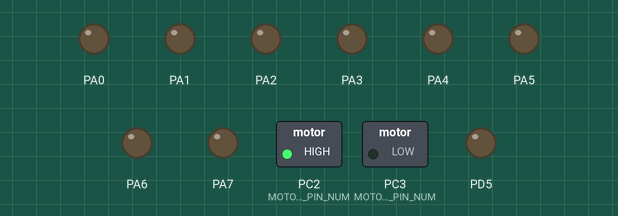
The program below on a simulated ATmega16, built with avr-gcc and emulated at 1 MHz. On the bench: switched loads named in the program (green lamp = pin HIGH), output pins drawn as LEDs (lit = HIGH). At 20.0 s the program stops and its outputs stay as they are.

Above: at 0.1 s.
At 10.0 s:
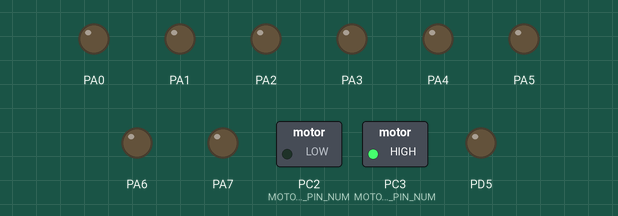
At 20.0 s:
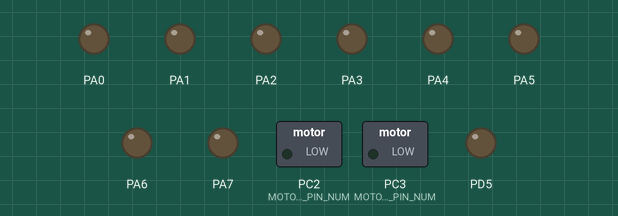
Timing chart, 0 to 21.5 s (numbered marks = the images above):
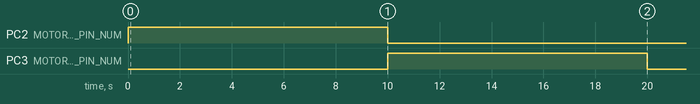

The program:

main.c
```c
/*
 * Timer.c
 *
 * Created: 4/23/2015 10:55:11 AM
 *  Author: Hossam
 */

#include "timer.h"
#include "motor.h"

int main(void)
{
	MOTOR_init();
	DDRA = 0xFF;
	PORTA = 0x00;

	sei(); // global interrupt enable
	//TIMER0_init('r', 2);
	TIMER1_init(1024, 10);
	MOTOR_clockWise();

    while(1)
    {

    }
}

ISR(TIMER1_COMPA_vect)
{
	if (MOTOR_status() == MOTOR_CLOCK_WISE)
	{
		MOTOR_antiClockWise();
	}
	else if (MOTOR_status() == MOTOR_ANTI_CLOCK_WISE)
	{
		MOTOR_setOFF();
		TIMER1_init(0,10);
	}
	/*if (PINA == 0)
	{
		PORTA = 0xFF;
	}
	else
		PORTA = 0x00;*/
}
/*
ISR(TIMER0_COMP_vect)
{
	if (PINA == 0)
	{
		PORTA = 0xFF;
	}
	else
		PORTA = 0x00;
}
*/
/*
int main(void)
{
	MOTOR_init();

	while(1)
	{
		MOTOR_clockWise();
		_delay_ms(1000);
		MOTOR_antiClockWise();
		_delay_ms(1000);
		MOTOR_setOFF();
		_delay_ms(1000);
	}
}
*/
```

macros.h
```c
/* -----------------------------------------------------------------------------------------------------
[FILE NAME]: 	< macros.h >
[AUTHOR]: 		< Hossam Sayed Dessouky >
[DATE CREATED]: < 11/1/2015 >
[DESCRIPTION]: 	< This file contains the macros that the program will use to set a bit direction or
				  output, and check for its value >
----------------------------------------------------------------------------------------------------- */


#ifndef MACROS_H_
#define MACROS_H_

/*---------------------------------- Definitions and configurations ----------------------------------*/

/* -----------------------------------------------------------------------------------------------------
[Macro Name] : 	SET_BIT
[Description] : This macro is responsible for setting a bin direction as output , or setting a bits value as logic high.
[Args] :
[in] 			REG 	: The register that contains the bin.
				BITNUM	: The number of the bin that is needed to be set.
----------------------------------------------------------------------------------------------------- */
#define SET_BIT( REG , BIT_NUM ) ( REG = REG | (1<<BIT_NUM) )

/* -----------------------------------------------------------------------------------------------------
[Macro Name] : 	CLEAR_BIT
[Description] : This macro is responsible for setting a bin direction as input, or setting a bits value as logic low.
[Args] :
[in] 			REG 	: The register that contains the bin.
				BITNUM	: The number of the bin that is needed to be cleared.
----------------------------------------------------------------------------------------------------- */
#define CLEAR_BIT( REG , BIT_NUM ) ( REG = REG & (~(1<<BIT_NUM)) )

/* -----------------------------------------------------------------------------------------------------
[Macro Name] : 	BIT_IS_SET
[Description] : This macro is responsible for checking if a bit is set in any register and return true if yes.
[Args] :
[in] 			REG 	: The register that contains the bin.
				BITNUM	: The number of the bin that is needed to be checked.
[Returns] :		This shall return true if the bit in the register is set and false if the bit is clear.
----------------------------------------------------------------------------------------------------- */
#define BIT_IS_SET( REG , BIT_NUM ) ( REG & (1<<BIT_NUM) )

/* -----------------------------------------------------------------------------------------------------
[Macro Name] : 	BIT_IS_CLEAR
[Description] : This macro is responsible for checking if a bit is clear in any register and return true if yes.
[Args] :
[in] 			REG 	: The register that contains the bin.
				BITNUM	: The number of the bin that is needed to be checked.
[Returns] :		This shall return true if the bit in the register is clear and false if the bit is set.
----------------------------------------------------------------------------------------------------- */
#define BIT_IS_CLEAR( REG , BIT_NUM ) ( !(REG & (1<<BIT_NUM)) )

#endif /* MACROS_H_ */

/*----------------------------------------------------------------------------------------------------*/
```

motor.c
```c
/*
 * motor.c
 *
 * Created: 4/24/2015 9:50:54 AM
 *  Author: Hossam
 */

/*--------------------------------------------- INCLUDES ---------------------------------------------*/

#include "motor.h"

/*----------------------------------------- Global Variables -----------------------------------------*/

static DioConfig g_s_leftMotorConfig;
static DioConfig g_s_rightMotorConfig;

/*------------------------------------- FUNCTION Definitions -----------------------------------------*/

static void MOTOR_configurations(void)
{
	g_s_leftMotorConfig.port		= MOTOR_LEFT_PORT;
	g_s_rightMotorConfig.port		= MOTOR_RIGHT_PORT;

	g_s_leftMotorConfig.pinNum		= MOTOR_LEFT_PIN_NUM;
	g_s_rightMotorConfig.pinNum		= MOTOR_RIGHT_PIN_NUM;

	g_s_leftMotorConfig.direction	= OUTPUT;
	g_s_rightMotorConfig.direction	= OUTPUT;

	g_s_leftMotorConfig.value		= MOTOR_OFF;
	g_s_rightMotorConfig.value		= MOTOR_OFF;
}

void MOTOR_init(void)
{
	MOTOR_configurations();

	DIO_setDirection(& g_s_leftMotorConfig);
	DIO_setDirection(& g_s_rightMotorConfig);

	DIO_writePin(& g_s_leftMotorConfig);
	DIO_writePin(& g_s_rightMotorConfig);
}

void MOTOR_setOFF(void)
{
	g_s_leftMotorConfig.value =	MOTOR_OFF;
	g_s_rightMotorConfig.value = MOTOR_OFF;

	DIO_writePin(& g_s_leftMotorConfig);
	DIO_writePin(& g_s_rightMotorConfig);
}

void MOTOR_clockWise(void)
{
	g_s_leftMotorConfig.value =	MOTOR_ON;
	g_s_rightMotorConfig.value = MOTOR_OFF;

	DIO_writePin(& g_s_leftMotorConfig);
	DIO_writePin(& g_s_rightMotorConfig);
}

void MOTOR_antiClockWise(void)
{
	g_s_leftMotorConfig.value =	MOTOR_OFF;
	g_s_rightMotorConfig.value = MOTOR_ON;

	DIO_writePin(& g_s_leftMotorConfig);
	DIO_writePin(& g_s_rightMotorConfig);
}

uint8 MOTOR_status(void)
{
	if (g_s_leftMotorConfig.value)
	{
		return MOTOR_CLOCK_WISE;
	}
	else if (g_s_rightMotorConfig.value)
	{
		return MOTOR_ANTI_CLOCK_WISE;
	}
	else
		return MOTOR_OFF;
}
```

motor.h
```c
/* -----------------------------------------------------------------------------------------------------
[FILE NAME]: 	< motor.h >
[AUTHOR]: 		< Hossam Sayed Dessouky >
[DATE CREATED]: < /4/2015 >
[DESCRIPTION]: 	<  >
----------------------------------------------------------------------------------------------------- */

#ifndef MOTOR_H_
#define MOTOR_H_

/*--------------------------------------------- INCLUDES ---------------------------------------------*/

#include "dio.h"

/*---------------------------------- Definitions and configurations ----------------------------------*/

#define MOTOR_OFF 0
#define MOTOR_ON 1

#define MOTOR_CLOCK_WISE 2
#define MOTOR_ANTI_CLOCK_WISE 3

#define MOTOR_LEFT_PORT 'C'
#define MOTOR_RIGHT_PORT 'C'

#define MOTOR_LEFT_PIN_NUM 2
#define MOTOR_RIGHT_PIN_NUM 3

/*--------------------------------------- FUNCTION DECLARATIONS --------------------------------------*/

void MOTOR_init(void);

void MOTOR_setOFF(void);

void MOTOR_clockWise(void);

void MOTOR_antiClockWise(void);

uint8 MOTOR_status(void);

#endif /* MOTOR_H_ */
```

timer.c
```c
/* -----------------------------------------------------------------------------------------------------
[FILE NAME]: 	< timer.c >
[AUTHOR]: 		< Hossam Sayed Dessouky >
[DATE CREATED]: < 23/4/2015 >
[DESCRIPTION]: 	< Timer Module >
----------------------------------------------------------------------------------------------------- */

/*--------------------------------------------- INCLUDES ---------------------------------------------*/

#include "timer.h"

/*------------------------------------- FUNCTION Definitions -----------------------------------------*/

/* -----------------------------------------------------------------------------------------------------
[Function Name] : TIMER0_init
[Description]   : This function is responsible for :	1. Initialize Timer0 HW Driver to run in CTC Mode
 													    2. Set the Compare Register Value to generate interrupt every Tick_Time ms.
[Args]		    : uint16 a_prescaler, uint8 a_compare
[Returns] 		: This return shall indicate void
----------------------------------------------------------------------------------------------------- */
void TIMER0_init(uint16 a_prescaler, uint8 a_compare)
{

	#if (TIMER0_TYPE == NORMAL)
		TCCR0 |= (1<<FOC0); /*  non-PWM mode Force Output Compare */
		TCCR0 &= ~(1<<WGM01 | 1<<WGM00); /* Normal mode operation */
	#elif (TIMER0_TYPE == PWM)
		TCCR0 &= ~(1<<FOC0 | 1<<WGM01); /* operating in PWM mode, PWM, Phase Correct */
		TCCR0 |= (1<<WGM00);
	#elif (TIMER0_TYPE == CTC)
		TCCR0 |= (1<<FOC0 | 1<<WGM01); /* non-PWM mode, CTC */
		TCCR0 &= ~(1<<WGM00);
	#elif (TIMER0_TYPE == FAST_PWM)
		TCCR0 &= ~(1<<FOC0); /* operating in PWM mode */
		TCCR0 |= (1<<WGM01 | 1<<WGM00); /* Fast PWM */
	#endif

	TCCR0 &= ~(1<<COM01 | 1<<COM00); /* Normal port operation, OC0 disconnected */

	switch(a_prescaler)
	{
		case 1:
			TCCR0 &= ~(1<<CS02 | 1<<CS01); /* clk/256 (From prescaler) */
			TCCR0 |= (1<<CS00);
			break;
		case 8:
			TCCR0 &= ~(1<<CS02 | 1<<CS00); /* clk/8 (From prescaler) */
			TCCR0 |= (1<<CS01);
			break;
		case 64:
			TCCR0 &= ~(1<<CS02); /* clk/64 (From prescaler) */
			TCCR0 |= (1<<CS01 | 1<<CS00);
			break;
		case 256:
			TCCR0 &= ~(1<<CS01 | 1<<CS00); /* clk ((No prescaling) */
			TCCR0 |= (1<<CS02);
			break;
		case 1024:
			TCCR0 &= ~(1<<CS01);  /* clk/1024 (From prescaler) */
			TCCR0 |= (1<<CS02 | 1<<CS00);
			break;
		case 'f':
			TCCR0 &= ~(1<<CS00); /* External clock source on T0 pin. Clock on falling edge */
			TCCR0 |= (1<<CS02 | 1<<CS01);
			break;
		case 'r':
			TCCR0 |= (1<<CS02 | 1<<CS01 | 1<<CS00); /* External clock source on T0 pin. Clock on rising edge */
			break;
		default:
			TCCR0 &= ~(1<<CS02 | 1<<CS01 | 1<<CS00); /* No clock source (Timer/Counter stopped) */
	}

	TCNT0 = 0;
	OCR0 = a_compare;
	TIMSK |= (1<<OCIE0); /*  Compare Match Interrupt Enable */
}

/* -----------------------------------------------------------------------------------------------------
[Function Name] : 	TIMER1_init
[Description]   : This function is responsible for :	1. Initialize Timer1 HW Driver to run in CTC Mode
 													    2. Set the Compare Register Value to generate interrupt every Tick_Time ms.
[Args]		    : uint16 a_prescaler, uint16 a_compare
[Returns] 		: This return shall indicate void
----------------------------------------------------------------------------------------------------- */
void TIMER1_init(uint16 a_prescaler, uint16 a_compare)
{
	uint32 clocksNo = 0;
	DDRD |= (1<<PD5); /* set pin PD5 as an output pin */
	PORTD &= ~(1<<PD5); /* timer is dissabled at first */

	TCCR1A |= (1<<COM1A1); /*  Compare Output Mode for Channel A */
	TCCR1A &= ~(1<<COM1A0);

	TCCR1A |= (1<<FOC1A); /* Force Output Compare for Channel A */

	TCCR1A &= ~(1<<WGM11 | 1<<WGM10); /*  Waveform Generation for CTC Mode */
	TCCR1B |= (1<<WGM12);
	TCCR1B &= ~(1<<WGM13);

	switch(a_prescaler)
	{
		case 1:
			TCCR1B &= ~(1<<CS12 | 1<<CS11);
			TCCR1B |= (1<<CS10);
			clocksNo = F_CPU;
			break;
		case 8:
			TCCR1B &= ~(1<<CS12 | 1<<CS10);
			TCCR1B |= (1<<CS11);
			clocksNo = (F_CPU / 8);
			break;
		case 64:
			TCCR1B &= ~(1<<CS12);
			TCCR1B |= (1<<CS11 | 1<<CS10);
			clocksNo = (F_CPU / 64);
			break;
		case 256:
			TCCR1B &= ~(1<<CS11 | 1<<CS10);
			TCCR1B |= (1<<CS12);
			clocksNo = (F_CPU / 256);
			break;
		case 1024:
			TCCR1B &= ~(1<<CS11);
			TCCR1B |= (1<<CS12 | 1<<CS10);
			clocksNo = (F_CPU / 1024);
			break;
		default:
			TCCR1B &= ~(1<<CS12 | 1<<CS11 | 1<<CS10);
	}
	TCNT1 = 0;
	OCR1A = a_compare * clocksNo;
	TIMSK |= (1<<OCIE1A);
}

/* -----------------------------------------------------------------------------------------------------
[Function Name] : 	TIMER2_init
[Description]   : This function is responsible for :	1. Initialize Timer2 HW Driver to run in CTC Mode
 													    2. Set the Compare Register Value to generate interrupt every Tick_Time ms.
[Args]		    : uint16 a_prescaler, uint16 a_compare
[Returns] 		: This return shall indicate void
----------------------------------------------------------------------------------------------------- */
void TIMER2_init(uint16 a_prescaler, uint16 a_compare)
{
	#if (TIMER2_TYPE == NORMAL)
		TCCR2 |= (1<<FOC2);  /*  non-PWM mode Force Output Compare */
		TCCR2 &= ~(1<<WGM21 | 1<<WGM20);  /* Normal mode operation */
	#elif (TIMER2_TYPE == PWM)
		TCCR2 &= ~(1<<FOC2 | 1<<WGM21); /* operating in PWM mode, PWM, Phase Correct */
		TCCR2 |= (1<<WGM20);
	#elif (TIMER2_TYPE == CTC)
		TCCR2 |= (1<<FOC2 | 1<<WGM21); /* non-PWM mode, CTC */
		TCCR2 &= ~(1<<WGM20);
	#elif (TIMER0_TYPE == FAST_PWM)
		TCCR2 &= ~(1<<FOC2); /* operating in PWM mode */
		TCCR2 |= (1<<WGM21 | 1<<WGM20); /* Fast PWM */
	#endif

	TCCR2 &= ~(1<<COM21 | 1<<COM20);

	switch(a_prescaler)
	{
		case 1:
			TCCR2 &= ~(1<<CS22 | 1<<CS21);
			TCCR2 |= (1<<CS20);
			break;
		case 8:
			TCCR2 &= ~(1<<CS22 | 1<<CS20);
			TCCR2 |= (1<<CS21);
			break;
		case 32:
			TCCR2 &= ~(1<<CS22);
			TCCR2 |= (1<<CS21 | 1<<CS20);
			break;
		case 64:
			TCCR2 |= (1<<CS22);
			TCCR2 &= ~(1<<CS21 | 1<<CS20);
			break;
		case 128:
			TCCR2 &= ~(1<<CS21);
			TCCR2 |= (1<<CS22 | 1<<CS20);
			break;
		case 256:
			TCCR2 |= (1<<CS21 | 1<<CS22);
			TCCR2 &= ~(1<<CS20);
			break;
		case 1024:
			TCCR2 |= (1<<CS22 | 1<<CS21 | 1<<CS20);
			break;
		default:
			TCCR2 &= ~(1<<CS22 | 1<<CS21 | 1<<CS20);
	}

	TCNT2 = 0;
	OCR2 = a_compare;
	TIMSK |= (1<<OCIE2);
}
```

timer.h
```c
/* -----------------------------------------------------------------------------------------------------
[FILE NAME]: 	< timer.h >
[AUTHOR]: 		< Hossam Sayed Dessouky >
[DATE CREATED]: < 23/4/2015 >
[DESCRIPTION]: 	< timer Module header file >
----------------------------------------------------------------------------------------------------- */

#ifndef TIMER_H_
#define TIMER_H_

/*--------------------------------------------- INCLUDES ---------------------------------------------*/

#include "types.h"

/*---------------------------------- Definitions and configurations ----------------------------------*/

#define NORMAL 0
#define PWM 1
#define CTC 2
#define FAST_PWM 3

#define TIMER0_TYPE NORMAL

#define TIMER2_TYPE NORMAL

/*--------------------------------------- FUNCTION DECLARATIONS --------------------------------------*/

 /* ---------------------------------------------------------------------------------------------------------------
[Function Name] : TIMER0_init
[Description]   : This function is responsible for :	1. Initialize Timer0 HW Driver to run in CTC Mode
 													    2. Set the Compare Register Value to generate interrupt every Tick_Time ms.
[Args]		    : uint16 a_prescaler, uint8 a_compare
[Returns] 		: This return shall indicate void
--------------------------------------------------------------------------------------------------------------- */
void TIMER0_init(uint16 a_prescaler, uint8 a_compare);


 /* ---------------------------------------------------------------------------------------------------------------
[Function Name] : TIMER1_init
[Description]   : This function is responsible for :	1. Initialize Timer1 HW Driver to run in CTC Mode
 													    2. Set the Compare Register Value to generate interrupt every Tick_Time ms.
[Args]		    : uint16 a_prescaler, uint16 a_compare
[Returns] 		: This return shall indicate void
--------------------------------------------------------------------------------------------------------------- */
void TIMER1_init(uint16 a_prescaler, uint16 a_compare);

 /* ---------------------------------------------------------------------------------------------------------------
[Function Name] : TIMER2_init
[Description]   : This function is responsible for :	1. Initialize Timer2 HW Driver to run in CTC Mode
 													    2. Set the Compare Register Value to generate interrupt every Tick_Time ms.
[Args]		    : uint16 a_prescaler, uint16 a_compare
[Returns] 		: This return shall indicate void
--------------------------------------------------------------------------------------------------------------- */
void TIMER2_init(uint16 a_prescaler, uint16 a_compare);

#endif /* TIMER_H_ */
```

types.h
```c
/* -----------------------------------------------------------------------------------------------------
[FILE NAME]: 	< types.h >
[AUTHOR]: 		< Hossam Sayed Dessouky >
[DATE CREATED]: < 20/1/2015 >
[DESCRIPTION]: 	< This file contains the definitions for all the data types used during the program >
----------------------------------------------------------------------------------------------------- */


#ifndef TYPES_H_
#define TYPES_H_

/*--------------------------------------------- INCLUDES ---------------------------------------------*/

#include "atmega_config.h"

/*---------------------------------- Definitions and configurations ----------------------------------*/

/* define an unsigned 8 bit (1 byte) integer from an unsigned character */
typedef unsigned char uint8;

/* define a signed 8 bit (1 byte) integer from a signed character */
typedef signed char sint8;

/* define an unsigned 16 bit (2 byte) integer from an unsigned short */
typedef unsigned short uint16;

/* define a signed 16 bit (2 byte) integer from a signed short */
typedef signed short sint16;

/* define an unsigned 32 bit (4 byte) integer from an unsigned long */
typedef unsigned long uint32;

/* define a signed 32 bit (4 byte) integer from a signed long */
typedef signed long sint32;

#endif /* TYPES_H_ */

/*----------------------------------------------------------------------------------------------------*/
```

atmega_config.h
```c
/* -----------------------------------------------------------------------------------------------------
[FILE NAME]: 	< atmega_config.h >
[AUTHOR]: 		< Hossam Sayed Dessouky >
[DATE CREATED]: < 20/1/2015 >
[DESCRIPTION]: 	< This file contains the includes of the Atmega16 and the internal frequency settings >
----------------------------------------------------------------------------------------------------- */


#ifndef ATMEGA_CONFIG_H_
#define ATMEGA_CONFIG_H_

/* Set the frequency of the Atmega to 1MHz */
#ifndef F_CPU
#define F_CPU 1000000UL
#endif

/*--------------------------------------------- INCLUDES ---------------------------------------------*/

#include <avr/io.h>
#include <util/delay.h>
#include <avr/interrupt.h>

#endif /* ATMEGA_CONFIG_H_ */

/*----------------------------------------------------------------------------------------------------*/
```

Source omitted: dio.c (5631 bytes), dio.h (2354 bytes)

Measured:
- by itself, PC2 (MOTOR_LEFT_PIN_NUM): LOW → HIGH at 0.00 s, → LOW 10.0 s later
- by itself, PC3 (MOTOR_RIGHT_PIN_NUM): LOW → HIGH at 10.0 s, → LOW 10.0 s later
